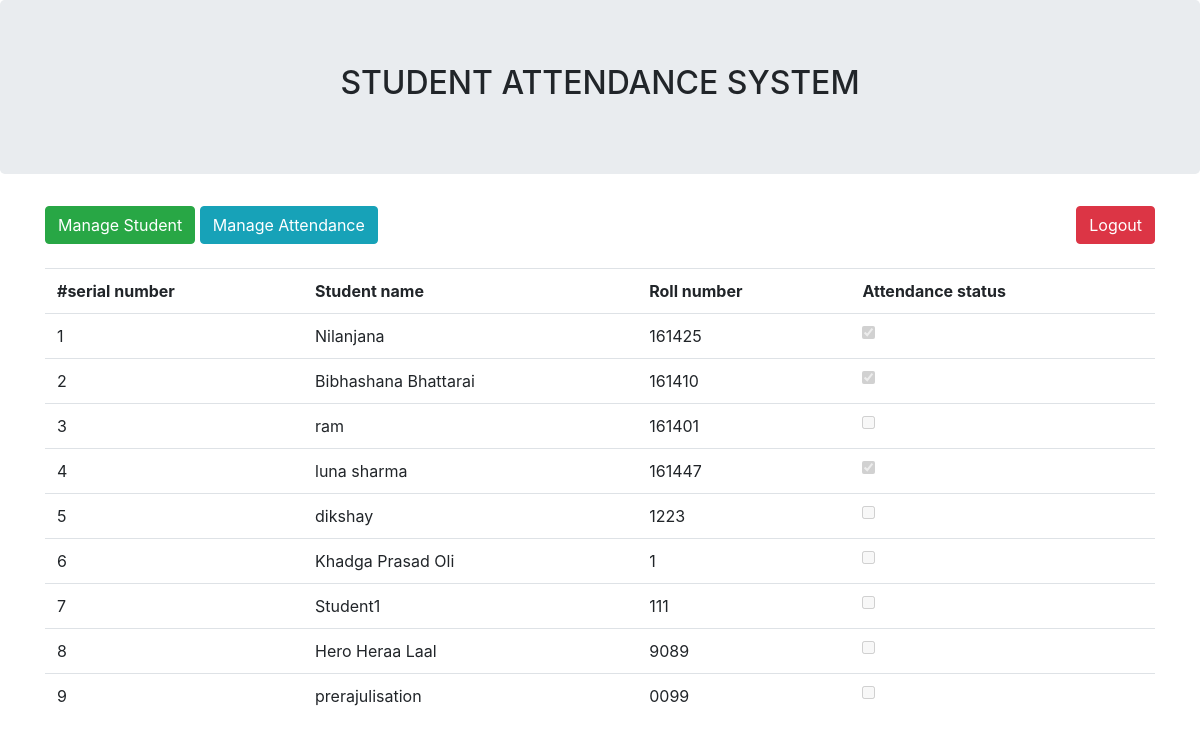
Screenshot of /show_attendance.php?date=2019-12-23 with the database file from the repository.
### tables this page shows
CREATE TABLE `attendance` (
  `id` int(11) NOT NULL,
  `student_name` varchar(255) NOT NULL,
  `roll_number` varchar(255) NOT NULL,
  `CardID` varchar(255) NOT NULL,
  `faculty_id` int(11) NOT NULL,
  `semester_id` int(11) NOT NULL,
  `gender` enum('male','female') NOT NULL
);

CREATE TABLE `attendance_record` (
  `id` int(11) NOT NULL,
  `student_id` int(11) NOT NULL,
  `time` time NOT NULL,
  `date` date NOT NULL
);

### show_attendance.php (the view, shortened to what this page needs)
<?php
include("boot.php");
include("db.php");
?>
<div class="container">
	<div class="row">
		<div class="col-md-10 text-left">
			<a class="btn btn-success" href="student.php">Manage Student</a>
			<a class="btn btn-info" href="viewall.php">Manage Attendance</a>
		</div>
		<div class="col-md-2 text-right">
			<a class="btn btn-danger" href="logout.php">Logout</a>
		</div>
</div>
<br>
<div class="panel panel-default ">
	<div class="panel panel-headings">
	<div class="panel panel-body">
		<form action="header.php" method="post">
		<table class="table table-stripped">
		<tr>
		<th>#serial number</th>
		<th>Student name</th>
		<th>Roll number</th>
		<th>Attendance status</th>
		</tr>
		<?php
		$date= $_GET['date'];
		$result=mysqli_query($con,"select * from attendance");
		$serialnumber=0;
		while ($row=mysqli_fetch_array($result))
		{
			$id = $row['id'];
			$result1=mysqli_query($con,"select * from attendance_record where student_id='$id' and date = '$date' ");
			$row1 = mysqli_fetch_array($result1);
		$serialnumber++;
		?>
		<tr>
		<td> <?php echo $serialnumber; ?> </td>
		<td> <?php echo $row['student_name']; ?> </td>
		 <td><?php echo $row['roll_number']; ?> </td>
		<td>
		<input type="checkbox" <?php if($row1['date']!=0){ echo 'checked=""' ; }?> name ="present" value = "1" readonly disabled>
		</td>
		</tr>
		 <?php
		  } ?>
		</table>
		</form>
	</div>
	</div>
</div>

### rows the page displays
attendance: student_name "Nilanjana", roll_number "161425"
attendance_record: date "☑"
attendance: student_name "Bibhashana Bhattarai", roll_number "161410"
attendance_record: date "☑"
attendance: student_name "ram", roll_number "161401"
attendance: student_name "luna sharma", roll_number "161447"
attendance_record: date "☑"
attendance: student_name "dikshay", roll_number "1223"
attendance: student_name "Khadga Prasad Oli", roll_number "1"
attendance: student_name "Student1", roll_number "111"
attendance: student_name "Hero Heraa Laal", roll_number "9089"
attendance: student_name "prerajulisation", roll_number "0099"
